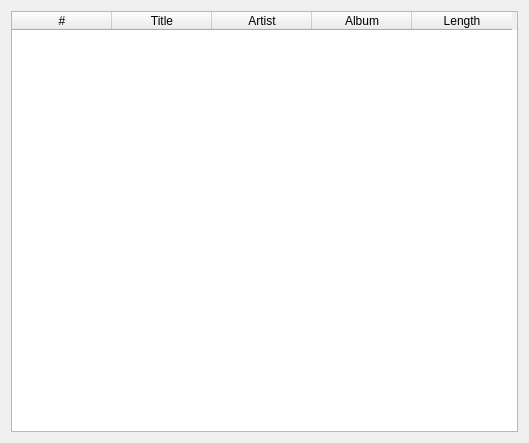
<ui version="4.0" >
 <class>PlaylistWidget</class>
 <widget class="QWidget" name="PlaylistWidget" >
  <property name="geometry" >
   <rect>
    <x>0</x>
    <y>0</y>
    <width>529</width>
    <height>443</height>
   </rect>
  </property>
  <layout class="QGridLayout" name="gridLayout" >
   <item row="0" column="0" >
    <widget class="QTableWidget" name="tableWidget" >
     <property name="editTriggers" >
      <set>QAbstractItemView::NoEditTriggers</set>
     </property>
     <property name="selectionBehavior" >
      <enum>QAbstractItemView::SelectRows</enum>
     </property>
     <property name="showGrid" >
      <bool>false</bool>
     </property>
     <property name="sortingEnabled" >
      <bool>true</bool>
     </property>
     <column>
      <property name="text" >
       <string>#</string>
      </property>
     </column>
     <column>
      <property name="text" >
       <string>Title</string>
      </property>
     </column>
     <column>
      <property name="text" >
       <string>Artist</string>
      </property>
     </column>
     <column>
      <property name="text" >
       <string>Album</string>
      </property>
     </column>
     <column>
      <property name="text" >
       <string>Length</string>
      </property>
     </column>
    </widget>
   </item>
  </layout>
 </widget>
 <resources/>
 <connections/>
</ui>
